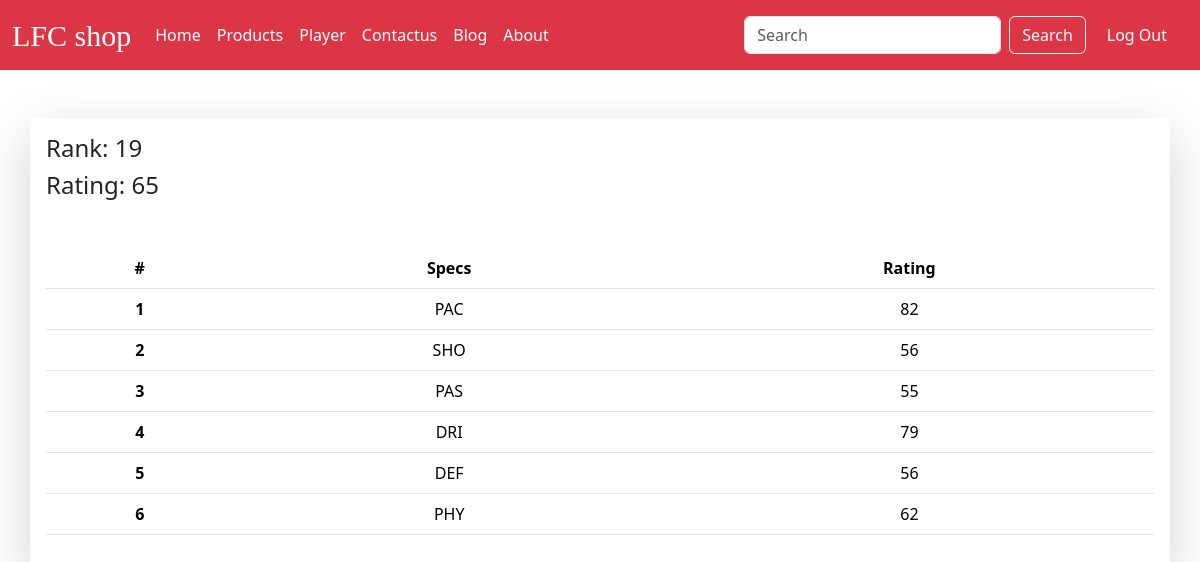
The app's page /see_ratings/PLY-005 (signed in) with its own data.
### home/models.py (models this page shows, shortened)
class SpecsRating(models.Model):
    player=models.ForeignKey(Player,related_name="playerrating",on_delete=models.CASCADE)
    specs=models.ForeignKey(Specs,related_name='specsname',on_delete=models.CASCADE)
    rating=models.IntegerField(validators=[MinValueValidator(1), MaxValueValidator(100)],default=1)
    class Meta:
        unique_together=['player','specs']

class Specs(models.Model):
    specs_name=models.CharField(max_length=50)

### home/views.py (the view)
# urls.py: path('see_ratings/<player_id>',views.see_ratings,name="see_ratings"),
@login_required()
def see_ratings(request,player_id):
    queryset = SpecsRating.objects.filter(player__player_id__player_id = player_id)
    allrating= queryset.aggregate(allrating=((Avg('rating'))))
    val = allrating.get("allrating")
    val = math.ceil(val)
    allrating["allrating"] = val
    current_rank = -1
    i=1
    ranks=Player.objects.annotate(ratings = Sum('playerrating__rating')).order_by('-ratings','-player_age')
    for rank in ranks:
        if player_id == rank.player_id.player_id:
            current_rank = i
            break
        i += 1
    return render(request,'player/see_ratings.html',{'queryset': queryset , 'allrating': allrating , 'current_rank':current_rank})

### templates/player/see_ratings.html
{% extends 'base.html' %} {% block title %} Ratings{% endblock title %}
{% block body %}
<div class="container mx-auto shadow-lg p-3 my-5">
  <div><h4>Rank: {{current_rank}}</h4></div>
  <h4>Rating: {{allrating.allrating}}</h4>
  <table class="table mt-5 text-center">
    <thead>
      <tr>
        <th>#</th>
        <th>Specs</th>
        <th>Rating</th>
      </tr>
    </thead>
    <tbody>
      {%for ratings in queryset%}
      <tr>
        <th scope="row">{{forloop.counter}}</th>
        <td>{{ratings.specs.specs_name}}</td>
        <td>{{ratings.rating}}</td>
      </tr>
      {%endfor%}
    </tbody>
  </table>
</div>
{% endblock body %}

### records on screen
SpecsRating: specs.specs_name "PAC", rating "82"
SpecsRating: specs.specs_name "SHO", rating "56"
SpecsRating: specs.specs_name "PAS", rating "55"
SpecsRating: specs.specs_name "DRI", rating "79"
SpecsRating: specs.specs_name "DEF", rating "56"
SpecsRating: specs.specs_name "PHY", rating "62"

### other values on screen
{{ current_rank }} "19"
{{ allrating.allrating }} "65"
